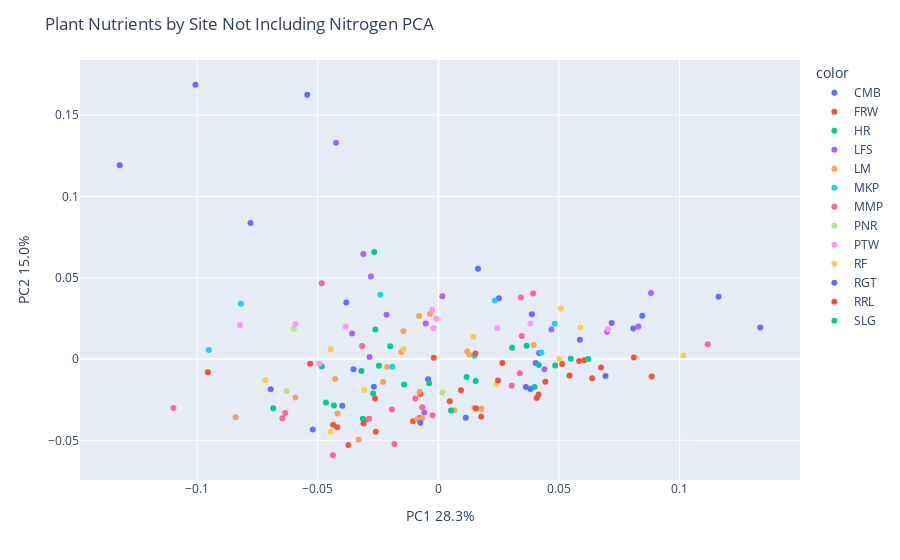

Notebook code for this chart:
### Markdown cell above
### Without further modification PCA by Site

### Code cell
X = pivoted_df[genera_col]

pca = PCA(n_components=2)
components = pca.fit_transform(X)

fig = px.scatter(components, x=0, y=1, color=pivoted_df['site_id'])
fig.update_layout(
    title = "Plant Nutrients by Site Not Including Nitrogen PCA",
    xaxis_title="PC1 " + str(round(100*pca.explained_variance_ratio_[0], 1)) + '%',
    yaxis_title="PC2 " + str(round(100*pca.explained_variance_ratio_[1], 1)) + '%')
fig.show()

### Figure 1 — Plotly figure (JSON) as saved in the notebook; plotly's stock layout.template omitted (floating-point values rounded to 4 significant figures)
{"data": [{"hovertemplate": "color=CMB<br>0=%{x}<br>1=%{y}<extra></extra>", "legendgroup": "CMB", "marker": {"color": "#636efa", "symbol": "circle"}, "mode": "markers", "name": "CMB", "orientation": "v", "showlegend": true, "type": "scatter", "x": [0.08078, 0.05863, 0.07182, 0.0403, -0.1007, -0.02673, -0.05435, 0.02511, -0.07784, -0.132, 0.0845, -0.06945, 0.06929, 0.03878, 0.01642, -0.004234, 0.1161, 0.04175, 0.1334, -0.03815], "xaxis": "x", "y": [0.0187, 0.0119, 0.02219, -0.002406, 0.1686, -0.01707, 0.1626, 0.03738, 0.08366, 0.1192, 0.02652, -0.01864, -0.01053, 0.02755, 0.05543, -0.01249, 0.03832, 0.003677, 0.01942, 0.03472], "yaxis": "y"}, {"hovertemplate": "color=FRW<br>0=%{x}<br>1=%{y}<extra></extra>", "legendgroup": "FRW", "marker": {"color": "#EF553B", "symbol": "circle"}, "mode": "markers", "name": "FRW", "orientation": "v", "showlegend": true, "type": "scatter", "x": [-0.0373, -0.0105, -0.00742, 0.04152, 0.05436, -0.05309, 0.06045, -0.04191, -0.00774, 0.05833, -0.02594], "xaxis": "x", "y": [-0.05282, -0.03829, -0.02157, -0.02183, -0.01017, -0.002885, -0.000698, -0.04194, -0.03627, -0.001175, -0.04473], "yaxis": "y"}, {"hovertemplate": "color=HR<br>0=%{x}<br>1=%{y}<extra></extra>", "legendgroup": "HR", "marker": {"color": "#00cc96", "symbol": "circle"}, "mode": "markers", "name": "HR", "orientation": "v", "showlegend": true, "type": "scatter", "x": [0.03984, 0.0621, 0.04843, 0.03056, 0.05486, -0.04832], "xaxis": "x", "y": [-0.01725, -1.31e-05, -0.003946, 0.006851, 0.0001474, -0.00459], "yaxis": "y"}, {"hovertemplate": "color=LFS<br>0=%{x}<br>1=%{y}<extra></extra>", "legendgroup": "LFS", "marker": {"color": "#ab63fa", "symbol": "circle"}, "mode": "markers", "name": "LFS", "orientation": "v", "showlegend": true, "type": "scatter", "x": [0.04396, 0.001668, -0.02147, 0.06995, -0.02794, -0.04241, 0.08813, -0.005782, 0.08288, -0.03577, -0.02852, -0.005225, 0.04683, -0.03106], "xaxis": "x", "y": [-0.006283, 0.03851, 0.02726, 0.01676, 0.05071, 0.133, 0.04057, -0.03297, 0.02002, 0.01563, 0.001175, 0.02179, 0.01809, 0.06458], "yaxis": "y"}, {"hovertemplate": "color=LM<br>0=%{x}<br>1=%{y}<extra></extra>", "legendgroup": "LM", "marker": {"color": "#FFA15A", "symbol": "circle"}, "mode": "markers", "name": "LM", "orientation": "v", "showlegend": true, "type": "scatter", "x": [0.006503, 0.01492, -0.04277, 0.012, -0.01538, -0.01448, -0.007958, -0.04176, -0.007771, -0.08399, -0.006656, -0.05922, -0.008754, -0.02122, -0.02291, -0.003431, 0.01282, -0.033, 0.01778, 0.03951], "xaxis": "x", "y": [-0.03156, -0.03013, -0.01226, 0.004677, 0.004244, 0.0171, 0.02644, -0.03349, -0.02013, -0.03576, -0.03645, -0.02364, -0.03718, -0.004851, -0.01415, 0.0276, 0.002805, -0.04957, -0.03057, 0.008678], "yaxis": "y"}, {"hovertemplate": "color=MKP<br>0=%{x}<br>1=%{y}<extra></extra>", "legendgroup": "MKP", "marker": {"color": "#19d3f3", "symbol": "circle"}, "mode": "markers", "name": "MKP", "orientation": "v", "showlegend": true, "type": "scatter", "x": [-0.01905, 0.02344, -0.08178, 0.04822, 0.0149, -0.02402, 0.04271, -0.0951], "xaxis": "x", "y": [-0.004708, 0.03593, 0.03394, 0.02172, 0.001975, 0.03946, 0.00398, 0.005602], "yaxis": "y"}, {"hovertemplate": "color=MMP<br>0=%{x}<br>1=%{y}<extra></extra>", "legendgroup": "MMP", "marker": {"color": "#FF6692", "symbol": "circle"}, "mode": "markers", "name": "MMP", "orientation": "v", "showlegend": true, "type": "scatter", "x": [-0.04372, -0.009552, 0.03458, -0.03019, 0.03377, -0.01924, -0.06343, -0.06461, -0.04834, 0.03928, -0.1098, 0.1116, -0.03159, -0.01819, -0.006674, 0.03421, -0.002459, -0.02867, 0.03036], "xaxis": "x", "y": [-0.0592, -0.0243, 0.01412, -0.03753, -0.008772, -0.03108, -0.03322, -0.03651, 0.04659, 0.04029, -0.03013, 0.009112, 0.007942, -0.05234, -0.02961, 0.03788, -0.03458, -0.03681, -0.0164], "yaxis": "y"}, {"hovertemplate": "color=PNR<br>0=%{x}<br>1=%{y}<extra></extra>", "legendgroup": "PNR", "marker": {"color": "#B6E880", "symbol": "circle"}, "mode": "markers", "name": "PNR", "orientation": "v", "showlegend": true, "type": "scatter", "x": [0.001629, -0.0599, -0.06292], "xaxis": "x", "y": [-0.02064, 0.01865, -0.01985], "yaxis": "y"}, {"hovertemplate": "color=PTW<br>0=%{x}<br>1=%{y}<extra></extra>", "legendgroup": "PTW", "marker": {"color": "#FF97FF", "symbol": "circle"}, "mode": "markers", "name": "PTW", "orientation": "v", "showlegend": true, "type": "scatter", "x": [0.07037, -0.04935, 0.0244, -0.05922, -0.000862, -0.08221, -0.03842, -0.002542, 0.03816, -0.00196], "xaxis": "x", "y": [0.01827, -0.002898, 0.01896, 0.02145, 0.02481, 0.02081, 0.01989, 0.0303, 0.02186, 0.01884], "yaxis": "y"}, {"hovertemplate": "color=RF<br>0=%{x}<br>1=%{y}<extra></extra>", "legendgroup": "RF", "marker": {"color": "#FECB52", "symbol": "circle"}, "mode": "markers", "name": "RF", "orientation": "v", "showlegend": true, "type": "scatter", "x": [-0.03065, 0.1015, 0.01447, -0.04466, -0.01444, -0.04466, 0.02414, 0.05017, 0.05081, 0.05882, -0.0717], "xaxis": "x", "y": [-0.01905, 0.002179, 0.01374, 0.00605, 0.00612, -0.04478, -0.01535, 0.0001287, 0.03112, 0.01943, -0.01317], "yaxis": "y"}, {"hovertemplate": "color=RGT<br>0=%{x}<br>1=%{y}<extra></extra>", "legendgroup": "RGT", "marker": {"color": "#636efa", "symbol": "circle"}, "mode": "markers", "name": "RGT", "orientation": "v", "showlegend": true, "type": "scatter", "x": [-0.05201, -0.03978, -0.03517, 0.01138, 0.03628, -0.007459, 0.03816], "xaxis": "x", "y": [-0.04338, -0.02882, -0.006263, -0.0361, -0.01718, -0.03923, -0.01852], "yaxis": "y"}, {"hovertemplate": "color=RRL<br>0=%{x}<br>1=%{y}<extra></extra>", "legendgroup": "RRL", "marker": {"color": "#EF553B", "symbol": "circle"}, "mode": "markers", "name": "RRL", "orientation": "v", "showlegend": true, "type": "scatter", "x": [0.009395, 0.04434, 0.05133, -0.00188, 0.06373, 0.02654, 0.01774, 0.0247, 0.08839, -0.04363, 0.004751, -0.02624, 0.06742, 0.08102, 0.04075, 0.01563, 0.01538, -0.03102, -0.09551], "xaxis": "x", "y": [-0.01918, -0.01398, -0.003082, 0.0007362, -0.01177, -0.002472, -0.03549, -0.01318, -0.01074, -0.04039, -0.02603, -0.02428, -0.005162, 0.000899, -0.02399, -0.03052, 0.003302, -0.03969, -0.008161], "yaxis": "y"}, {"hovertemplate": "color=SLG<br>0=%{x}<br>1=%{y}<extra></extra>", "legendgroup": "SLG", "marker": {"color": "#00cc96", "symbol": "circle"}, "mode": "markers", "name": "SLG", "orientation": "v", "showlegend": true, "type": "scatter", "x": [0.01171, -0.03187, -0.02462, -0.03129, -0.003814, -0.04656, -0.02656, -0.02703, 0.04161, 0.00525, 0.03659, -0.01996, -0.06841, -0.01419, 0.01547, -0.02612, -0.04325], "xaxis": "x", "y": [-0.01108, -0.007393, -0.004099, -0.03671, -0.01496, -0.02672, 0.06585, -0.02116, -0.0037, -0.03175, 0.008144, 0.007781, -0.03026, -0.01565, -0.01358, 0.01812, -0.02856], "yaxis": "y"}], "layout": {"legend": {"title": {"text": "color"}, "tracegroupgap": 0}, "margin": {"t": 60}, "title": {"text": "Plant Nutrients by Site Not Including Nitrogen PCA"}, "xaxis": {"anchor": "y", "domain": [0, 1], "title": {"text": "PC1 28.3%"}}, "yaxis": {"anchor": "x", "domain": [0, 1], "title": {"text": "PC2 15.0%"}}}}
